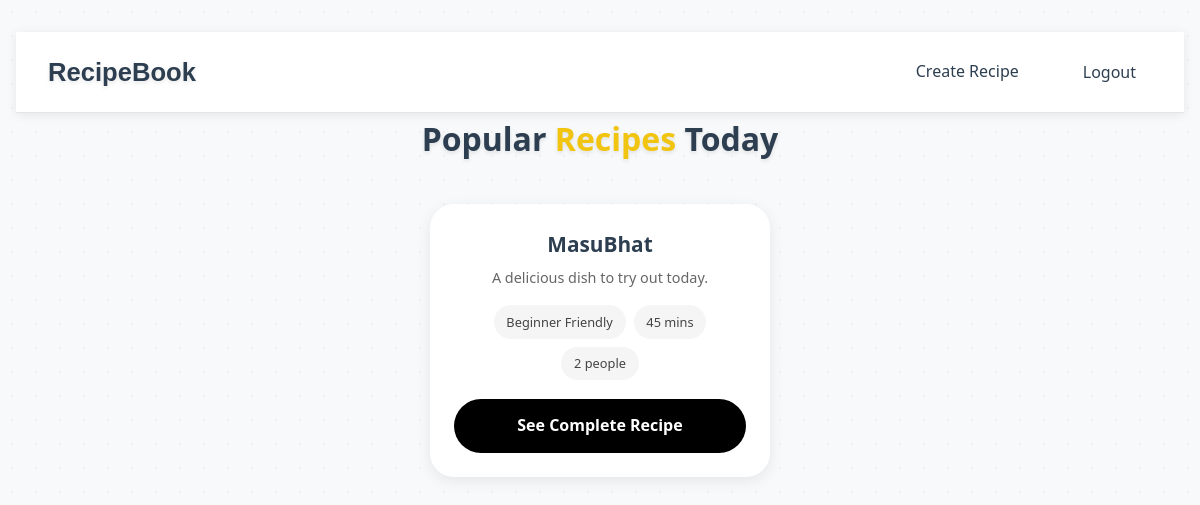
Before: / (signed in) with the older database file.
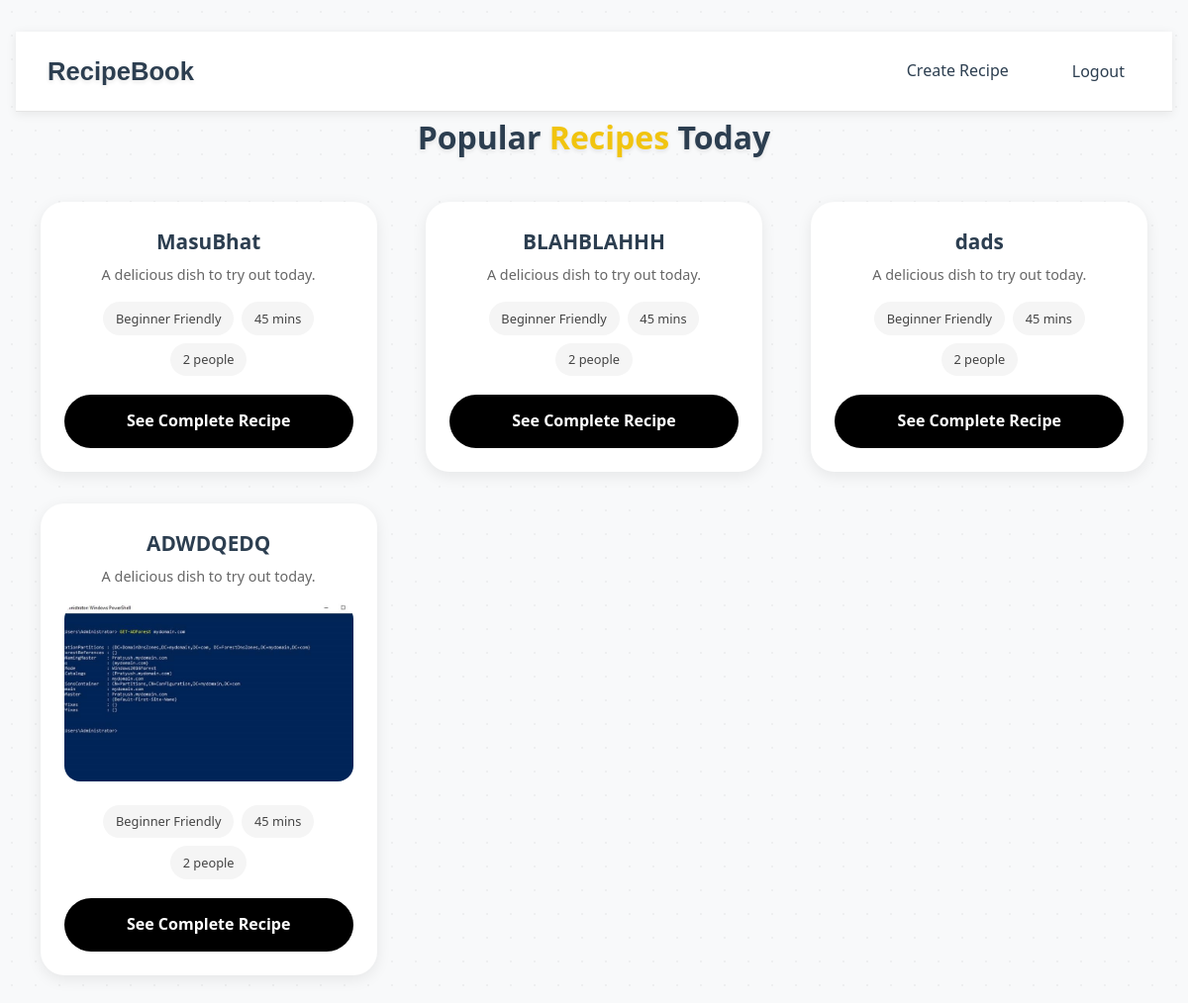
After: the same page with the newer database file.
### recipes/models.py (models this page shows, shortened)
class Recipe(models.Model):
    title= models.CharField(max_length=256)
    ingredients= models.TextField()
    instructions= models.TextField()
    published_at= models.DateTimeField(auto_now_add=True)
    author=models.ForeignKey(User , on_delete=models.CASCADE)
    image = models.ImageField(upload_to='recipes/', null=True, blank=True)  # NEW field

### recipes/views.py (the view)
# urls.py: path('', views.recipe_list, name='recipe-list'),
@login_required
def recipe_list(request):
    recipes = Recipe.objects.all()
    return render(request, 'recipe_list.html', {'recipes': recipes})

### templates/recipe_list.html
{% extends "base.html" %}
{% block content %}
<h1 class="page-title">
    Popular <span class="title-highlight">Recipes</span> Today
</h1>
<div class="recipe-grid">
    {% for recipe in recipes %}
        <div class="recipe-card">
            <h3 class="recipe-title">{{ recipe.title }}</h3>
            <p class="recipe-desc">A delicious dish to try out today.</p>
            {% if recipe.image %}
            <div class="recipe-image">
                <img src="{{ recipe.image.url }}" alt="{{ recipe.title }}">
            </div>
            {% endif %}
            <div class="recipe-meta">
                <span class="meta-tag">Beginner Friendly</span>
                <span class="meta-tag">45 mins</span>
                <span class="meta-tag">2 people</span>
            </div>
            <a href="{% url 'recipe-detail' recipe.id %}" class="recipe-btn">
                See Complete Recipe
            </a>
        </div>
    {% empty %}
        <p>No recipes available.</p>
    {% endfor %}
</div>
{% endblock %}

Changed rows visible on the page:
added Recipe: title "BLAHBLAHHH"
added Recipe: title "dads"
added Recipe: title "ADWDQEDQ", image (picture)
